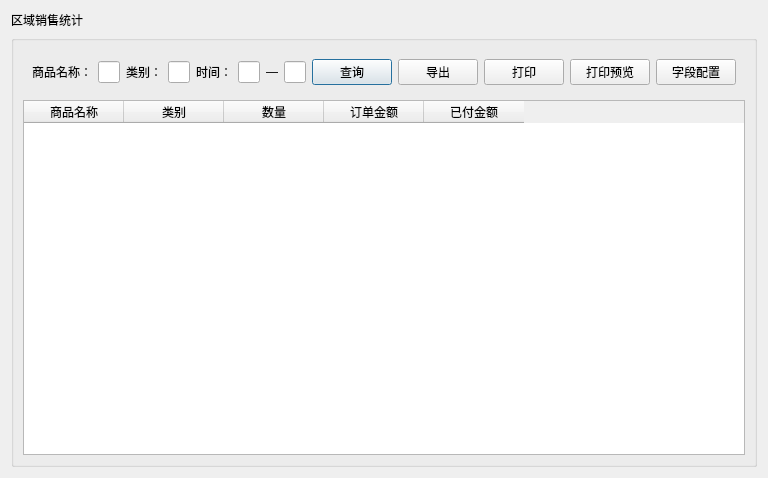
<?xml version="1.0" encoding="UTF-8"?>
<ui version="4.0">
 <class>Dialog</class>
 <widget class="QDialog" name="Dialog">
  <property name="geometry">
   <rect>
    <x>0</x>
    <y>0</y>
    <width>728</width>
    <height>478</height>
   </rect>
  </property>
  <property name="windowTitle">
   <string>Dialog</string>
  </property>
  <layout class="QVBoxLayout" name="verticalLayout">
   <item>
    <widget class="QLabel" name="label">
     <property name="text">
      <string>区域销售统计</string>
     </property>
    </widget>
   </item>
   <item>
    <widget class="QGroupBox" name="groupBox">
     <property name="title">
      <string/>
     </property>
     <layout class="QVBoxLayout" name="verticalLayout_2">
      <item>
       <widget class="QWidget" name="widget" native="true">
        <layout class="QHBoxLayout" name="horizontalLayout">
         <item>
          <widget class="QLabel" name="label_2">
           <property name="text">
            <string>商品名称：</string>
           </property>
          </widget>
         </item>
         <item>
          <widget class="QLineEdit" name="lineEdit"/>
         </item>
         <item>
          <widget class="QLabel" name="label_3">
           <property name="text">
            <string>类别：</string>
           </property>
          </widget>
         </item>
         <item>
          <widget class="QLineEdit" name="lineEdit_2"/>
         </item>
         <item>
          <widget class="QLabel" name="label_4">
           <property name="text">
            <string>时间：</string>
           </property>
          </widget>
         </item>
         <item>
          <widget class="QLineEdit" name="lineEdit_3"/>
         </item>
         <item>
          <widget class="QLabel" name="label_5">
           <property name="text">
            <string>—</string>
           </property>
          </widget>
         </item>
         <item>
          <widget class="QLineEdit" name="lineEdit_4"/>
         </item>
         <item>
          <spacer name="horizontalSpacer">
           <property name="orientation">
            <enum>Qt::Horizontal</enum>
           </property>
           <property name="sizeHint" stdset="0">
            <size>
             <width>40</width>
             <height>20</height>
            </size>
           </property>
          </spacer>
         </item>
         <item>
          <widget class="QPushButton" name="pushButton">
           <property name="text">
            <string>查询</string>
           </property>
          </widget>
         </item>
         <item>
          <widget class="QPushButton" name="pushButton_2">
           <property name="text">
            <string>导出</string>
           </property>
          </widget>
         </item>
         <item>
          <widget class="QPushButton" name="pushButton_3">
           <property name="text">
            <string>打印</string>
           </property>
          </widget>
         </item>
         <item>
          <widget class="QPushButton" name="pushButton_5">
           <property name="text">
            <string>打印预览</string>
           </property>
          </widget>
         </item>
         <item>
          <widget class="QPushButton" name="pushButton_4">
           <property name="text">
            <string>字段配置</string>
           </property>
          </widget>
         </item>
        </layout>
       </widget>
      </item>
      <item>
       <widget class="QTableWidget" name="tableWidget">
        <column>
         <property name="text">
          <string>商品名称</string>
         </property>
        </column>
        <column>
         <property name="text">
          <string>类别</string>
         </property>
        </column>
        <column>
         <property name="text">
          <string>数量</string>
         </property>
        </column>
        <column>
         <property name="text">
          <string>订单金额</string>
         </property>
        </column>
        <column>
         <property name="text">
          <string>已付金额</string>
         </property>
        </column>
       </widget>
      </item>
     </layout>
    </widget>
   </item>
  </layout>
 </widget>
 <resources/>
 <connections/>
</ui>
